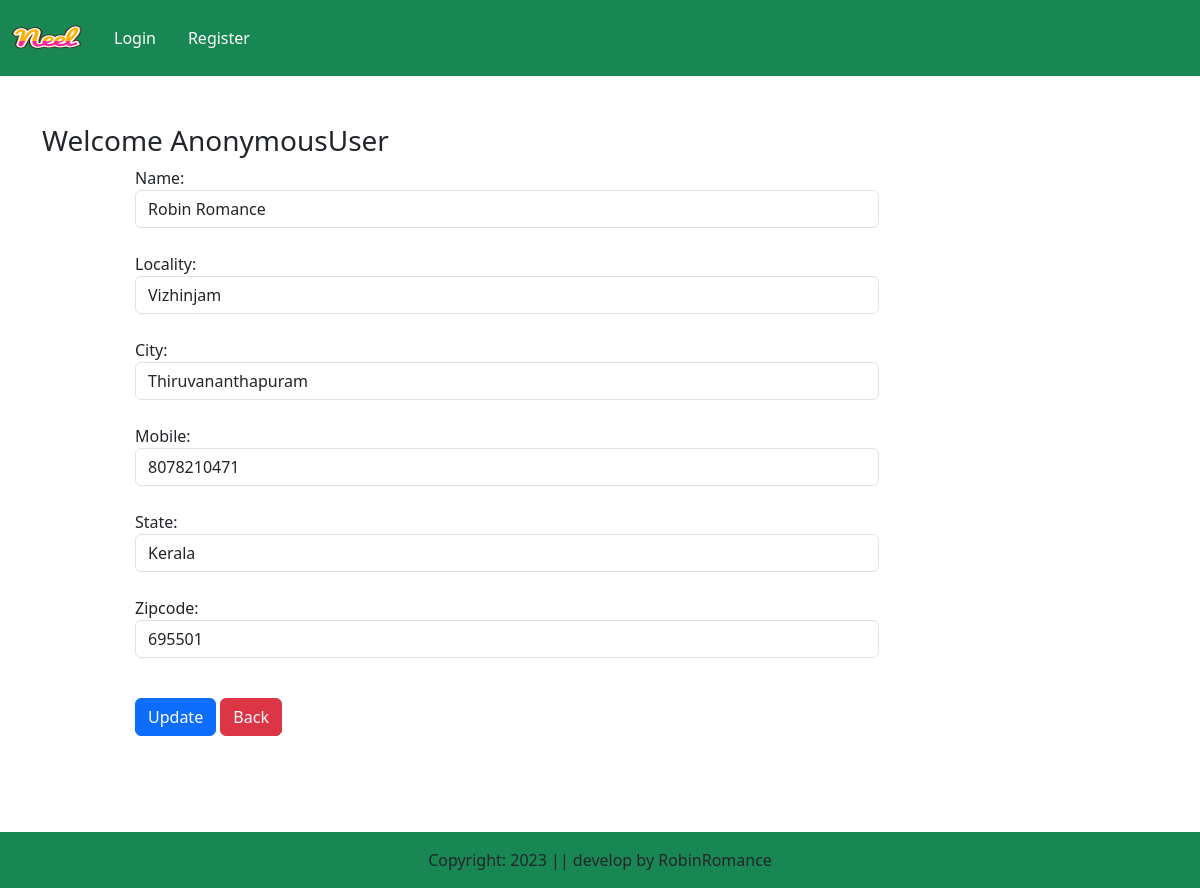
Page /update/16 on the committed database.
### app/models.py (models this page shows, shortened)
class Customer(models.Model):
    user = models.ForeignKey(User, on_delete=models.CASCADE)
    name = models.CharField(max_length=200)
    locality = models.CharField(max_length=200)
    city = models.CharField(max_length=50)
    mobile = models.IntegerField(default=0)
    zipcode = models.IntegerField()
    state = models.CharField(choices=STATE_CHOICES, max_length=100)

### app/views.py (the view, shortened to what this page needs)
# urls.py: path('update/<int:pk>', views.UpdateAddress.as_view(), name='update'),
class UpdateAddress(View):
    def get(self, request, pk):
        add = Customer.objects.get(pk=pk)
        form = CustomerProfileForm(instance=add)
        return render(request, 'app/update.html', locals())

### app/forms.py
class CustomerProfileForm(forms.ModelForm):
    class Meta:
        model = Customer
        fields = ['name','locality','city','mobile','state','zipcode']
        widgets={
            'name':forms.TextInput(attrs={'class':'form-control'}),
            'locality':forms.TextInput(attrs={'class':'form-control'}),
            'city':forms.TextInput(attrs={'class':'form-control'}),
            'mobile':forms.NumberInput(attrs={'class':'form-control'}),
            'zipcode':forms.NumberInput(attrs={'class':'form-control'}),
            'state' :forms.Select(attrs={'class':'form-control'})
        }

### app/templates/app/update.html (shortened to what this page needs)
{% extends 'app/base.html' %}
{% load static %}
{% block main-content %}
<div class="container my-5">
    <div class="row">
        <h3>Welcome <span class='text-capitalize'>{{request.user}}</span></h3>
    </div>
    <div class="col-sm-8 offset-sm-1">
        <form action="" method="post">
            {% for fm in form %}
            {{fm.label_tag}} {{fm}} <small class="text-danger">{{ fm.errors | striptags }}</small>
            <br>
            {% endfor %}
            <div class="col-12 mt-3">
                <button type="submit" class="btn btn-primary">Update</button>
                <a href="{% url 'address' %}" type="button" class="btn btn-danger">Back</a>
            </div>
        </form>
    </div>
</div>
{% endblock main-content %}

### rows in the picture
Customer: form "Robin Romance" "Vizhinjam" "Thiruvananthapuram" "8078210471" "Kerala" "695501"

### other values in the picture
{{ request.user }} "AnonymousUser"
{{ fm.label_tag }} "Name:" "Locality:" "City:" "Mobile:" "State:" "Zipcode:"
